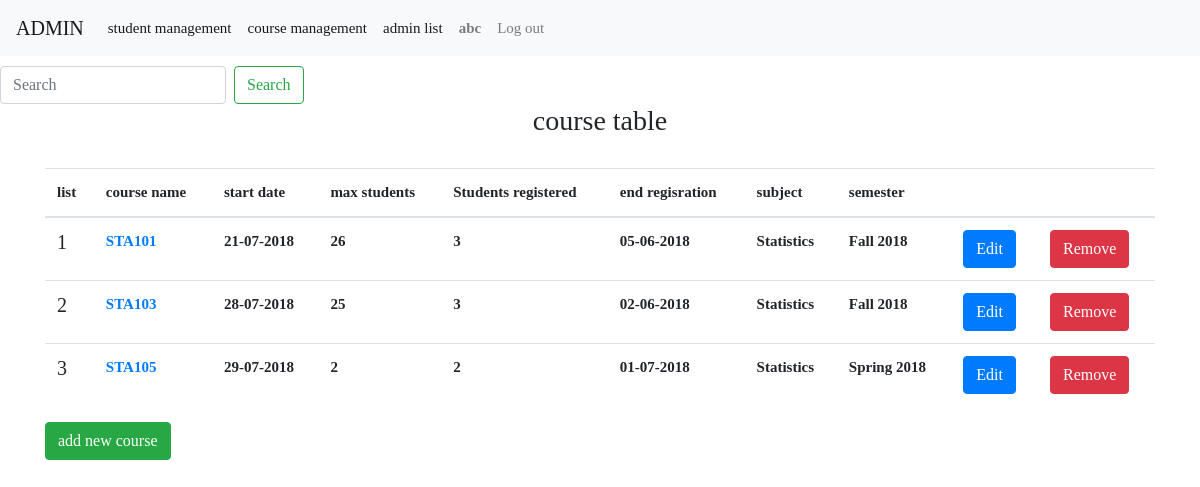
/course/admin.php?adminpage=adminCourse&IDsubject=3 (signed in), run on the app's committed database.
### tables this page shows
CREATE TABLE IF NOT EXISTS `course` (
`id` int(10) unsigned NOT NULL,
  `name` varchar(100) DEFAULT NULL,
  `start_date` date DEFAULT NULL,
  `schedule_day` varchar(100) DEFAULT NULL,
  `max_student` int(10) DEFAULT NULL,
  `location` varchar(50) DEFAULT NULL,
  `student_count` int(10) unsigned DEFAULT NULL,
  `end_registration` date DEFAULT NULL,
  `id_subject` int(10) unsigned NOT NULL,
  `teacher` varchar(100) DEFAULT NULL,
  `semester` varchar(100) DEFAULT NULL
);

CREATE TABLE IF NOT EXISTS `subject` (
`id` int(10) unsigned NOT NULL,
  `name` varchar(100) DEFAULT NULL
);

### course/adminpage/adminCourse.php (the view)
<?php
  if(isset($_GET['IDsubject'])) {
    $IDsubject = $_GET['IDsubject'];
	$course_sql = "SELECT * FROM course WHERE id_subject= '$IDsubject'";
	if($course_query = mysqli_query($db,$course_sql)) {
  $course = mysqli_fetch_assoc($course_query);
 }
$subject_sql = "SELECT * FROM subject where id = '$IDsubject'";
  if($subject_query = mysqli_query($db,$subject_sql)) {
  $subject = mysqli_fetch_assoc($subject_query);
}
 $list = 0;
 ?>
 <div align ="right">
 <form  class="form-inline" action="admin.php?adminpage=search&IDsubject=<?=$IDsubject;?>" method="post" enctype="multipart/form-data">
      <input class="form-control mr-sm-2" type="search" placeholder="Search" aria-label="Search" name="searchtext3">
      <button class="btn btn-outline-success" type="submit" name="search3">Search</button>
    </form> </div>
	<div class = "header">
		<h3 align="center">course table</h3>
	</div> <br>
	<div class="container">
    <div class="row">
        <div class="col-md-12 col-md-10 col-md-offset-1">
            <table class="table">
                <thead>
                    <tr>
                       <th>list</th>
                        <th>course name</th>
                        <th>start date</th>
                        <th>max students</th>
                        <th>Students registered</th>
                        <th>end regisration</th>
                        <th>subject</th>
                        <th>semester</th>
                        <th> </th>
                        <th> </th>
                    </tr>
                </thead>
                <tbody>
                    <tr>
                         <?php
                          do {
                          do {  $list = $list + 1;   ?>
                    	<td>
                                <h5><?= $list; ?></h5>
                        </td>
                        <td class=""><strong><a href="admin.php?adminpage=studentCourse&ID=<?=$course['id'];?>"><?= $course['name']; ?></a>
                              </strong></td>
                                <td class=""><strong><?php if(isset($course['start_date'])) { echo date("d-m-Y",strtotime($course['start_date'])); } ?>
                              </strong></td>
                                <td class=""><strong><?= $course['max_student']; ?>
                              </strong></td>
                                <td class=""><strong><?= $course['student_count']; ?>
                              </strong></td>
                                <td class=""><strong><?php if(isset($course['end_registration'])) { echo date("d-m-Y",strtotime($course['end_registration'])); } ?>
                              </strong></td>
                               <td class=""><strong><?= $subject['name']; ?>
                              </strong></td>
                               <td class=""><strong><?= $course['semester']; ?>
                              </strong></td>
                         <td>
                        <a href = "admin.php?adminpage=editCourse&IDsubject=<?=$IDsubject;?>&ID=<?=$course['id'];?>" class="btn btn-primary">
                            <span class="glyphicon glyphicon-remove"></span> Edit</a>
                        </td>
                        <td>
                        <a href = "admin.php?adminpage=deleteCourse&IDsubject=<?=$IDsubject;?>&ID=<?=$course['id'];?>" class="btn btn-danger">
                            <span class="glyphicon glyphicon-remove"></span> Remove</a>
                        </td>
                    </tr>
                  <?php
                      } while($course = mysqli_fetch_assoc($course_query));
                      } while($subject = mysqli_fetch_assoc($subject_query));
                   ?>
                </tbody>
            </table>
             <a href = "admin.php?adminpage=addCourse&IDsubject=<?= $IDsubject;?>" class="btn btn-success">
                            <span class="glyphicon glyphicon-remove"></span> add new course</a>
        </div>
    </div>
</div>
<?php
 }
?>

### course/css/main.css (style rules this page uses)
body { font-family:Tahoma; font-size:15px; width:100%; margin:0px auto; }

### data on the page
course: name "STA101", start_date "21-07-2018", max_student "26", student_count "3", end_registration "05-06-2018", id_subject.name "Statistics", semester "Fall 2018"
course: name "STA103", start_date "28-07-2018", max_student "25", student_count "3", end_registration "02-06-2018", id_subject.name "Statistics", semester "Fall 2018"
course: name "STA105", start_date "29-07-2018", max_student "2", student_count "2", end_registration "01-07-2018", id_subject.name "Statistics", semester "Spring 2018"

### other printed values
$_SESSION['admin'] "abc"
